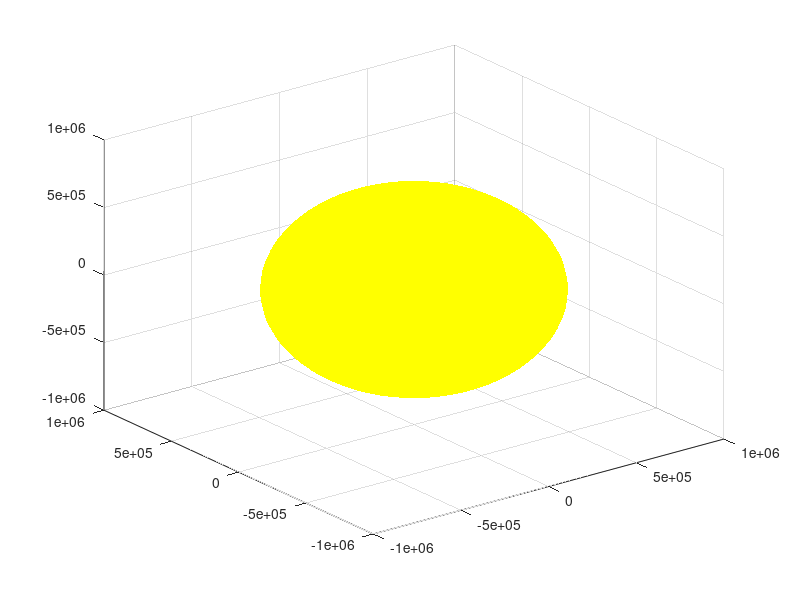

The MATLAB source for this figure: (Note: this script raises an error after producing the figure.)
function sun_sphere
% This function plot a yellow sphere that should represent the Sun

R = 696340; % Sun radius

[X, Y, Z] = sphere(50);
X = R * X;
Y = R * Y;
Z = R * Z;

surf(X, Y, Z, 'FaceColor', 'yellow', 'EdgeColor', 'none') 
alpha(1) 
axis equal
xlabel('X'), ylabel('Y'), zlabel('Z')

camlight 
lighting gouraud
end
